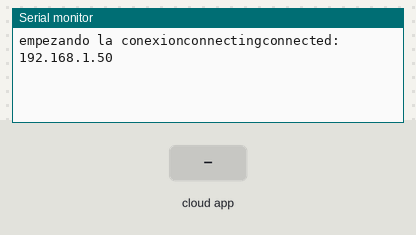
This sketch was run on a simulated ESP8266 (NodeMCU). Shown: the last lines printed to the serial monitor. The inputs (shaded band) are chosen by the test bench. WiFi joins after 1.5 s; servers stay silent unless stated; the Firebase database answers and starts empty.

Above: at 3.1 s.
3.2 s: the phone or cloud app sets servoYerba to 1
At 4.2 s:
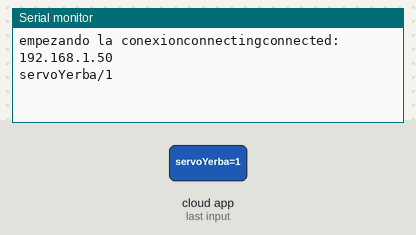
5.2 s: the phone or cloud app sets servoAzucar to 1
At 6.8 s:
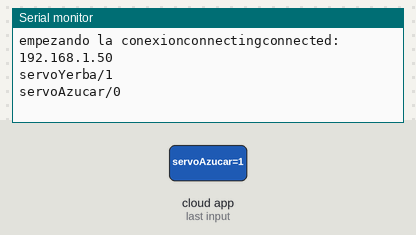
7.1 s: the phone or cloud app sets bomba to 1
At 7.8 s:
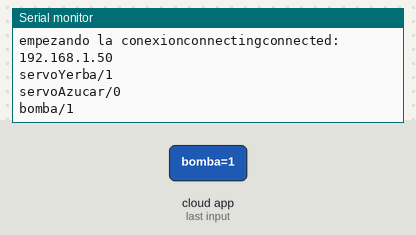
8.8 s: the phone or cloud app sets termometro to 1
At 9.8 s:
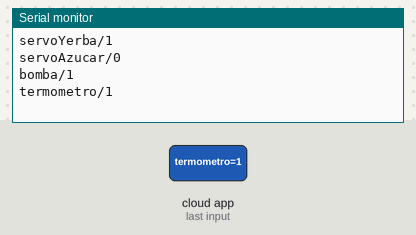

The sketch:

espCode.ino
```cpp
#include <ESP8266WiFi.h>
#include <FirebaseArduino.h>

/*IPAddress ip(192,168,1,200);
IPAddress gateway(192,168,1,1);
IPAddress subnet(255,255,255,0);
*/
#define WIFI_SSID "Honor 8X"
#define WIFI_PASSWORD "maxwifi14"
#define FIREBASE_HOST "smarteapp2.firebaseio.com"
#define FIREBASE_AUTH "CldLG68wPna2ZMU9AhfYq4ruMfghQpSGcP0Qx38T"

//Variables
bool yerbaSent = false;
bool azucarSent= false;
bool bombaSent = false;
bool termoSent = false;


void setup()
{
  Serial.begin(9600);
   Serial.print("empezando la conexion");
  WiFi.begin(WIFI_SSID, WIFI_PASSWORD);
  Serial.print("connecting");

  while (WiFi.status() != WL_CONNECTED) {
  delay(100);
  }
  Serial.print("connected: ");
  Serial.println(WiFi.localIP());
  Firebase.begin(FIREBASE_HOST, FIREBASE_AUTH);

  Firebase.setInt("servoYerba",0);
  Firebase.setInt("servoAzucar",0);
  Firebase.setInt("bomba",0);

}

void loop()
{

  if(Firebase.getInt("servoYerba") && !yerbaSent ){
    Serial.println("servoYerba/1");
    yerbaSent = true;
  }

  if(Firebase.getInt("servoAzucar") && !azucarSent){
    int cantAzucar = Firebase.getInt("cantAzucar");
    Serial.print("servoAzucar/");
    Serial.println(cantAzucar);
    azucarSent = true;
  }

  if(Firebase.getInt("bomba") && !bombaSent){
    Serial.println("bomba/1");
    bombaSent = true;
  }

  if(Firebase.getInt("termometro") && !termoSent){
    Serial.println("termometro/1");
  }

  String txt = Serial.readString();

  if(txt.indexOf("servoYerba/OFF")>-1){
    Firebase.setInt("servoYerba",0);
    yerbaSent = false;
  }
  else if(txt.indexOf("servoAzucar/OFF")>-1){
    Firebase.setInt("servoAzucar",0);
    azucarSent = false;
  }
  else if(txt.indexOf("bomba/OFF")>-1){
    Firebase.setInt("bomba",0);
    bombaSent = false;
  }
  else if(txt.indexOf("termometro/OFF")>-1){
    Firebase.setInt("termometro",0);
    termoSent = false;
  }
  else if(txt.indexOf("bombaAplauso/OFF")>-1){
    Firebase.setInt("bombaAplauso",1);
  }
  else if(txt.indexOf("matePuesto/OFF")>-1){
    Firebase.setInt("matePuesto",0);
    Firebase.setInt("servoYerba",0);
    Firebase.setInt("servoAzucar",0);
    Firebase.setInt("bomba",0);
    yerbaSent = false;
    azucarSent = false;
    bombaSent = false;
  }

  if(Firebase.failed()) {
    return;
  }

}
```

Measured:
- after the input at 3.2 s, the serial monitor: prints a new line after 0.51 s (image 1)
- after the input at 5.2 s, the serial monitor: prints a new line after 0.41 s (image 2)
- after the input at 7.1 s, the serial monitor: prints a new line after 0.26 s (image 3)
- after the input at 8.8 s, the serial monitor: prints a new line after 0.31 s (image 4)
